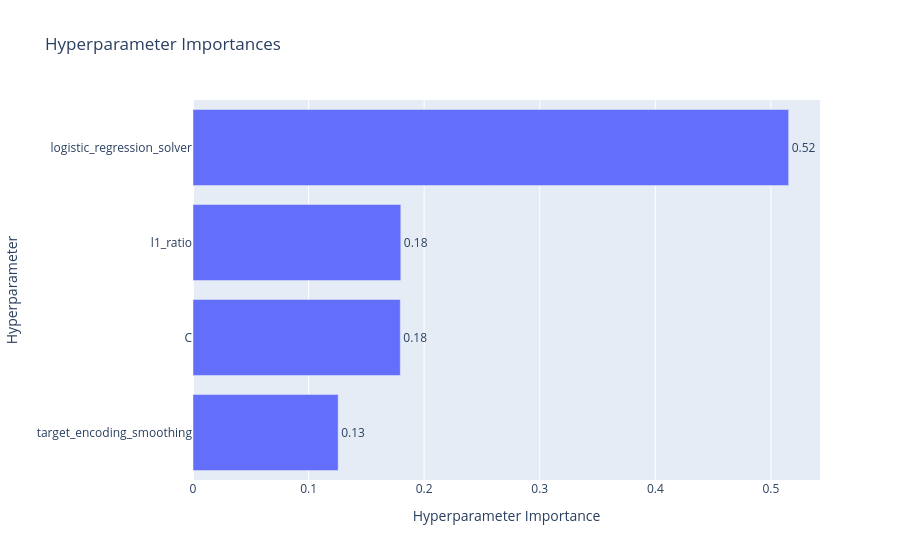

Source (notebook cell):
### Markdown cell above
Посмотрим насколько наши гиперпараметры вообще важны.

### Code cell
optuna.visualization.plot_param_importances(study)

### Figure 1 — Plotly figure (JSON) as saved in the notebook; plotly's stock layout.template omitted (floating-point values rounded to 4 significant figures)
{"data": [{"cliponaxis": false, "hovertemplate": ["target_encoding_smoothing (FloatDistribution): 0.12557780366871385<extra></extra>", "C (FloatDistribution): 0.1793256304073703<extra></extra>", "l1_ratio (CategoricalDistribution): 0.17976743799437375<extra></extra>", "logistic_regression_solver (CategoricalDistribution): 0.5153291279295422<extra></extra>"], "name": "Objective Value", "orientation": "h", "text": ["0.13", "0.18", "0.18", "0.52"], "textposition": "outside", "type": "bar", "x": [0.1256, 0.1793, 0.1798, 0.5153], "y": ["target_encoding_smoothing", "C", "l1_ratio", "logistic_regression_solver"]}], "layout": {"title": {"text": "Hyperparameter Importances"}, "xaxis": {"title": {"text": "Hyperparameter Importance"}}, "yaxis": {"title": {"text": "Hyperparameter"}}}}
